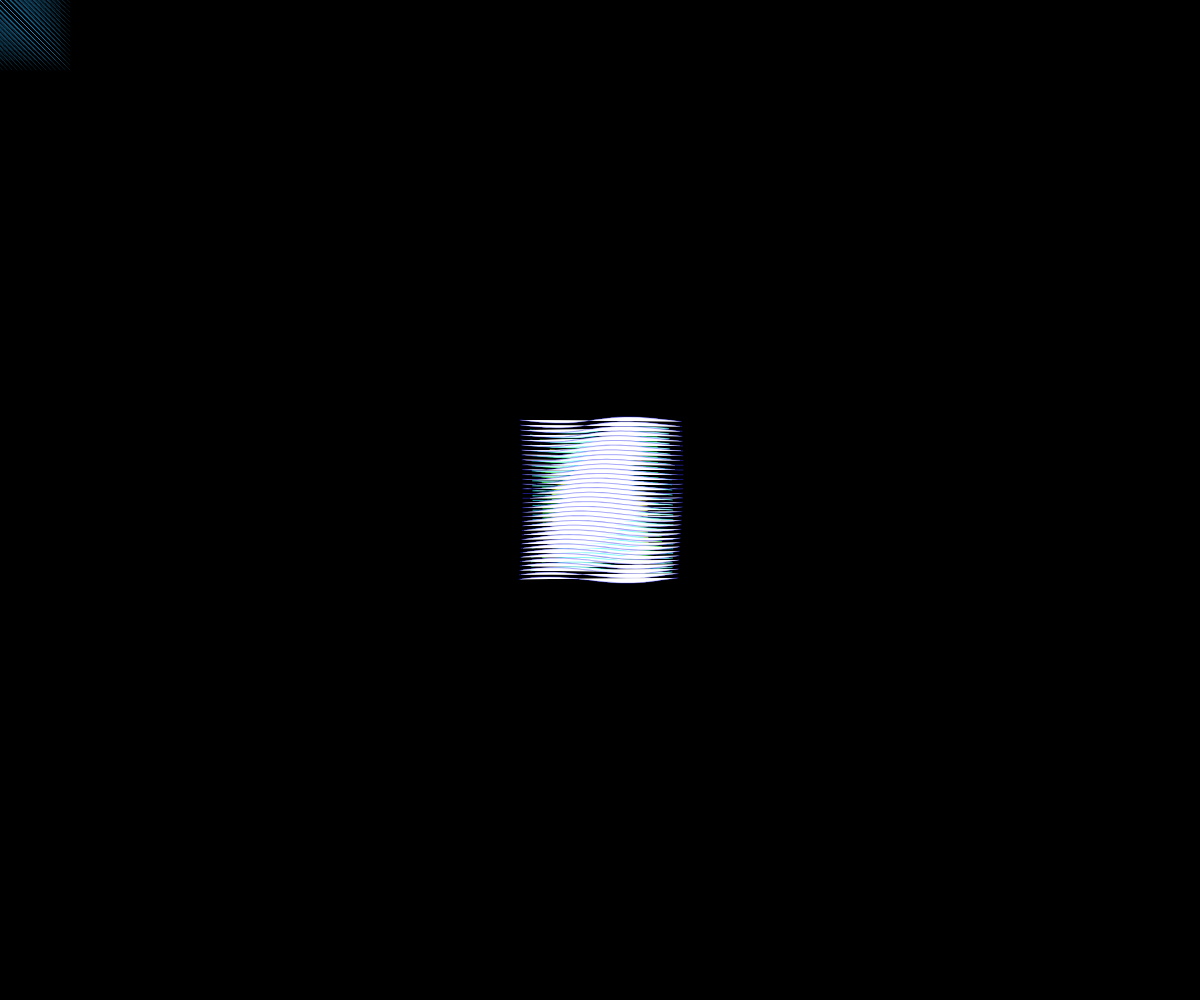
Frame 1 (no input)
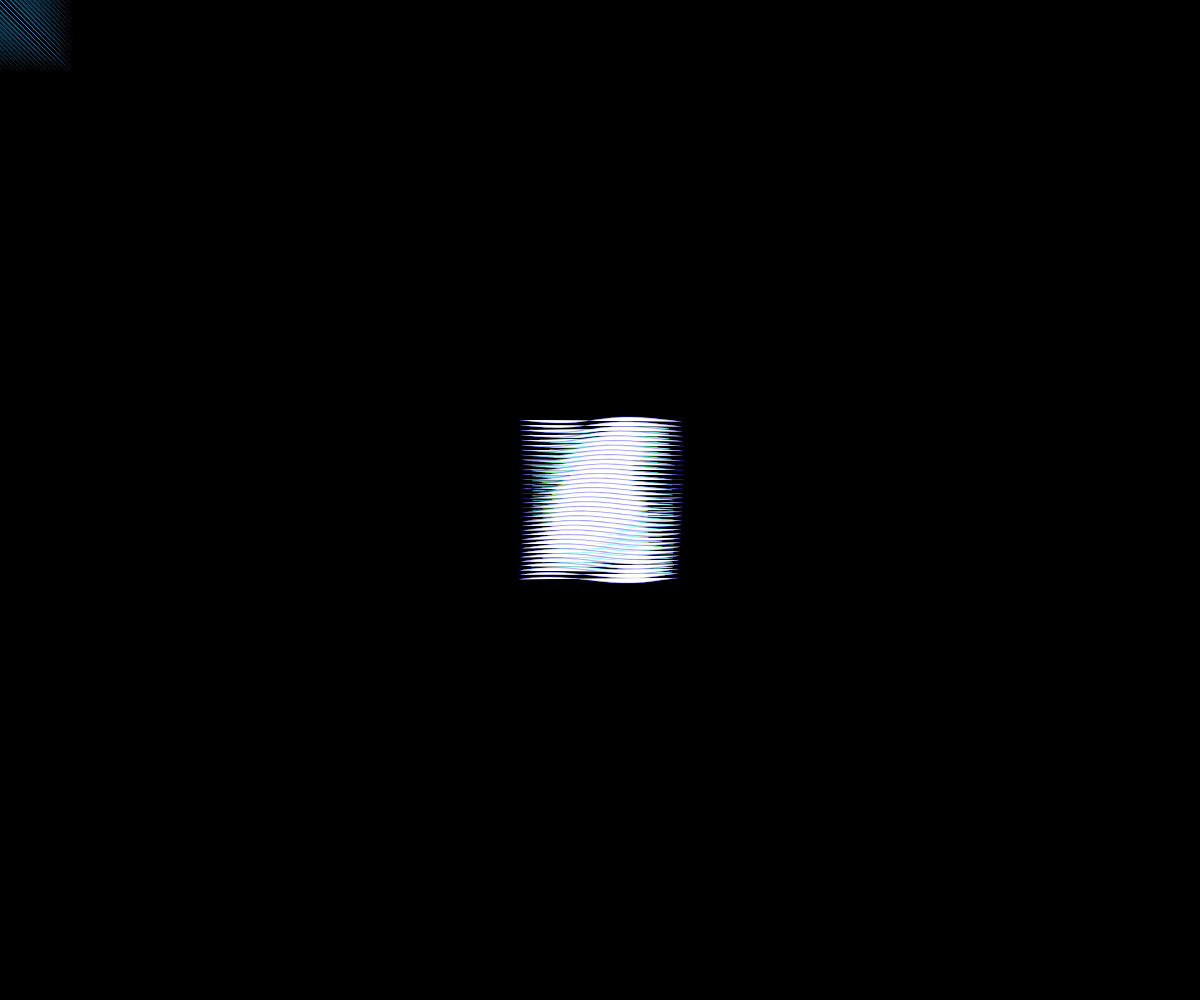
Frame 60 (no input)
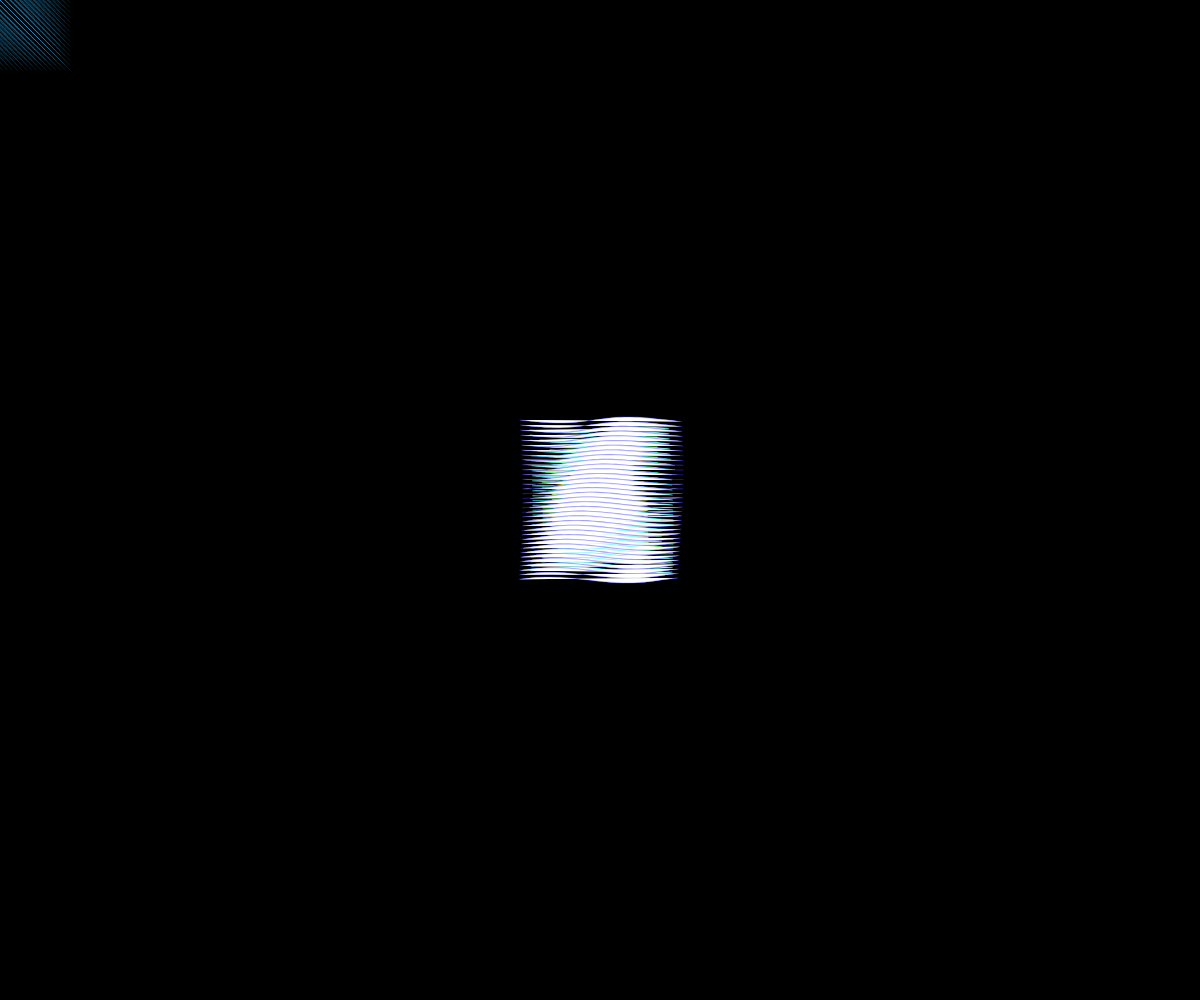
Frame 120 (the mouse pressed at the canvas centre since frame 60)

The p5.js sketch that drew these frames (run headless with seeded random() and noise() and a simulated clock; from frame 60 on, the mouse is pressed at the canvas centre):

// p5.js sketch
// ── sketch.js
let grids = [];
let time = 0;

function setup() {
  createCanvas(windowWidth, windowHeight);
  colorMode(HSB, 360, 100, 100, 1);
  
  // Create multiple grid layers with different properties
  for (let i = 0; i < 5; i++) {
    grids.push({
      rows: 15 + i * 5,
      cols: 15 + i * 5,
      size: 80 + i * 20,
      speed: 0.002 + i * 0.001,
      hue: (i * 60) % 360,
      alpha: 0.7 - i * 0.1
    });
  }
}

function draw() {
  background(0);
  time += 0.01;
  
  // Draw each grid layer
  for (let i = 0; i < grids.length; i++) {
    let g = grids[i];
    
    // Calculate pulsing effect
    let pulse = sin(time * g.speed * 20) * 0.3 + 0.7;
    let strokeVal = map(pulse, 0, 1, 80, 100);
    
    push();
    translate(width/2, height/2);
    
    // Draw grid lines
    stroke(g.hue, 80, strokeVal, g.alpha);
    strokeWeight(1.5 * pulse);
    
    for (let row = 0; row < g.rows; row++) {
      let y = map(row, 0, g.rows - 1, -g.size/2, g.size/2);
      
      beginShape();
      for (let col = 0; col < g.cols; col++) {
        let x = map(col, 0, g.cols - 1, -g.size/2, g.size/2);
        
        // Add subtle jitter to line positions
        let jitter = sin(time * g.speed + row * 0.1 + col * 0.2) * 3;
        vertex(x + jitter, y + jitter);
      }
      endShape();
      
      beginShape();
      for (let col = 0; col < g.cols; col++) {
        let x = map(col, 0, g.cols - 1, -g.size/2, g.size/2);
        let y = map(row, 0, g.rows - 1, -g.size/2, g.size/2);
        
        // Add subtle jitter to line positions
        let jitter = sin(time * g.speed + row * 0.1 + col * 0.2) * 3;
        vertex(x + jitter, y + jitter);
      }
      endShape();
    }
    
    pop();
  }
  
  // Draw connecting lines between grids
  stroke(200, 80, 90, 0.3);
  strokeWeight(0.5);
  
  for (let i = 0; i < grids.length - 1; i++) {
    let g1 = grids[i];
    let g2 = grids[i + 1];
    
    let size1 = g1.size;
    let size2 = g2.size;
    
    beginShape(LINES);
    for (let row = 0; row < min(g1.rows, g2.rows); row++) {
      let y1 = map(row, 0, g1.rows - 1, -size1/2, size1/2);
      let y2 = map(row, 0, g2.rows - 1, -size2/2, size2/2);
      
      for (let col = 0; col < min(g1.cols, g2.cols); col++) {
        let x1 = map(col, 0, g1.cols - 1, -size1/2, size1/2);
        let x2 = map(col, 0, g2.cols - 1, -size2/2, size2/2);
        
        // Connect corresponding points
        vertex(x1, y1);
        vertex(x2, y2);
      }
    }
    endShape();
  }
}

function windowResized() {
  resizeCanvas(windowWidth, windowHeight);
}
